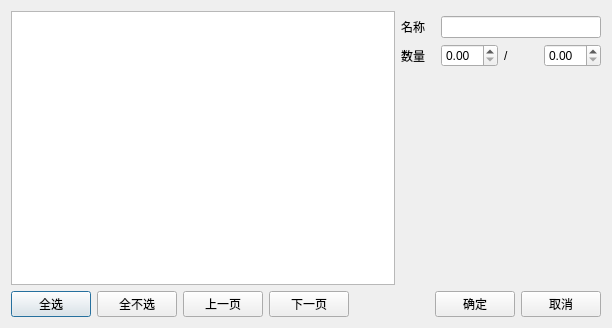
<?xml version="1.0" encoding="UTF-8"?>
<ui version="4.0">
 <class>w_scr_dish_main_separate</class>
 <widget class="QDialog" name="w_scr_dish_main_separate">
  <property name="geometry">
   <rect>
    <x>0</x>
    <y>0</y>
    <width>612</width>
    <height>328</height>
   </rect>
  </property>
  <property name="windowTitle">
   <string>Dialog</string>
  </property>
  <layout class="QVBoxLayout" name="verticalLayout_2">
   <item>
    <layout class="QHBoxLayout" name="horizontalLayout_2" stretch="1,0">
     <item>
      <widget class="lds_tableView" name="tableView"/>
     </item>
     <item>
      <layout class="QVBoxLayout" name="verticalLayout">
       <item>
        <layout class="QGridLayout" name="gridLayout">
         <item row="0" column="1" colspan="3">
          <widget class="QLineEdit" name="lineEdit_vch_dishname"/>
         </item>
         <item row="1" column="1">
          <widget class="lds_doublespinbox" name="doubleSpinBox_num_dish"/>
         </item>
         <item row="1" column="3">
          <widget class="lds_doublespinbox" name="doubleSpinBox_num_dish_org"/>
         </item>
         <item row="0" column="0">
          <widget class="QLabel" name="label_3">
           <property name="text">
            <string>名称</string>
           </property>
          </widget>
         </item>
         <item row="1" column="0">
          <widget class="QLabel" name="label_2">
           <property name="text">
            <string>数量</string>
           </property>
          </widget>
         </item>
         <item row="1" column="2">
          <widget class="QLabel" name="label">
           <property name="text">
            <string>/</string>
           </property>
          </widget>
         </item>
        </layout>
       </item>
       <item>
        <widget class="lds_key3x4" name="widget" native="true">
         <property name="minimumSize">
          <size>
           <width>200</width>
           <height>200</height>
          </size>
         </property>
         <property name="maximumSize">
          <size>
           <width>200</width>
           <height>200</height>
          </size>
         </property>
        </widget>
       </item>
      </layout>
     </item>
    </layout>
   </item>
   <item>
    <layout class="QHBoxLayout" name="horizontalLayout">
     <item>
      <widget class="lds_toolbar_button" name="pushButton_selectAll">
       <property name="text">
        <string>全选</string>
       </property>
       <property name="outer_stylesheet" stdset="0">
        <string>pushbutton</string>
       </property>
      </widget>
     </item>
     <item>
      <widget class="lds_toolbar_button" name="pushButton_clearAll">
       <property name="text">
        <string>全不选</string>
       </property>
       <property name="outer_stylesheet" stdset="0">
        <string>pushbutton</string>
       </property>
      </widget>
     </item>
     <item>
      <widget class="lds_toolbar_button" name="pushButton_up">
       <property name="text">
        <string>上一页</string>
       </property>
       <property name="outer_stylesheet" stdset="0">
        <string>pushbutton</string>
       </property>
      </widget>
     </item>
     <item>
      <widget class="lds_toolbar_button" name="pushButton_down">
       <property name="text">
        <string>下一页</string>
       </property>
       <property name="outer_stylesheet" stdset="0">
        <string>pushbutton</string>
       </property>
      </widget>
     </item>
     <item>
      <spacer name="horizontalSpacer">
       <property name="orientation">
        <enum>Qt::Horizontal</enum>
       </property>
       <property name="sizeHint" stdset="0">
        <size>
         <width>40</width>
         <height>20</height>
        </size>
       </property>
      </spacer>
     </item>
     <item>
      <widget class="lds_toolbar_button" name="pushButton_ok">
       <property name="text">
        <string>确定</string>
       </property>
       <property name="outer_stylesheet" stdset="0">
        <string>pushbutton</string>
       </property>
      </widget>
     </item>
     <item>
      <widget class="lds_toolbar_button" name="pushButton_cancel">
       <property name="text">
        <string>取消</string>
       </property>
       <property name="outer_stylesheet" stdset="0">
        <string>pushbutton</string>
       </property>
      </widget>
     </item>
    </layout>
   </item>
  </layout>
 </widget>
 <customwidgets>
  <customwidget>
   <class>lds_tableView</class>
   <extends>QTableView</extends>
   <header>lds_tableview.h</header>
  </customwidget>
  <customwidget>
   <class>lds_toolbar_button</class>
   <extends>QPushButton</extends>
   <header>lds_toolbar_button.h</header>
  </customwidget>
  <customwidget>
   <class>lds_doublespinbox</class>
   <extends>QDoubleSpinBox</extends>
   <header>lds_doublespinbox.h</header>
  </customwidget>
  <customwidget>
   <class>lds_key3x4</class>
   <extends>QWidget</extends>
   <header>lds_key3x4.h</header>
   <container>1</container>
  </customwidget>
 </customwidgets>
 <tabstops>
  <tabstop>doubleSpinBox_num_dish</tabstop>
  <tabstop>tableView</tabstop>
  <tabstop>pushButton_ok</tabstop>
  <tabstop>pushButton_cancel</tabstop>
  <tabstop>pushButton_selectAll</tabstop>
  <tabstop>pushButton_clearAll</tabstop>
  <tabstop>lineEdit_vch_dishname</tabstop>
 </tabstops>
 <resources/>
 <connections/>
</ui>
